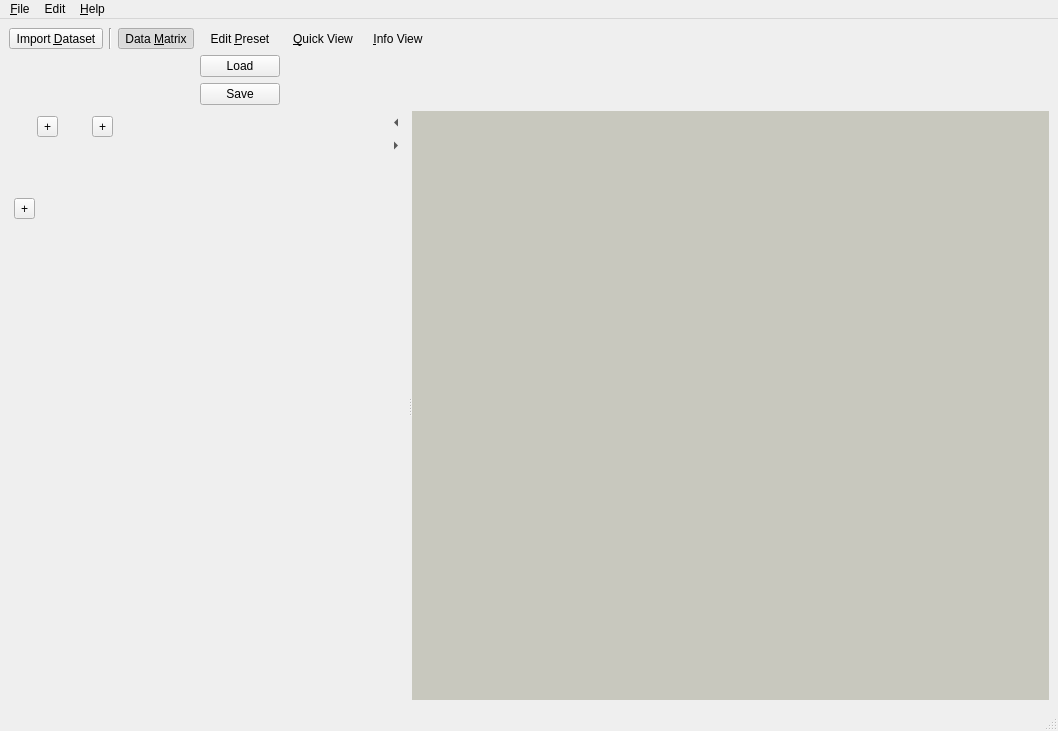
<?xml version="1.0" encoding="UTF-8"?>
<ui version="4.0">
 <class>MainWindow</class>
 <widget class="QMainWindow" name="MainWindow">
  <property name="geometry">
   <rect>
    <x>0</x>
    <y>0</y>
    <width>1058</width>
    <height>731</height>
   </rect>
  </property>
  <property name="windowTitle">
   <string>Shape-Out</string>
  </property>
  <widget class="QWidget" name="centralwidget">
   <layout class="QVBoxLayout" name="verticalLayout_2">
    <item>
     <layout class="QGridLayout" name="gridLayout">
      <property name="topMargin">
       <number>0</number>
      </property>
      <item row="1" column="3">
       <widget class="QPushButton" name="pushButton_preset_load">
        <property name="text">
         <string>Load</string>
        </property>
       </widget>
      </item>
      <item row="0" column="0">
       <widget class="QToolButton" name="toolButton_import">
        <property name="sizePolicy">
         <sizepolicy hsizetype="Preferred" vsizetype="Fixed">
          <horstretch>0</horstretch>
          <verstretch>0</verstretch>
         </sizepolicy>
        </property>
        <property name="text">
         <string>Import &amp;Dataset</string>
        </property>
       </widget>
      </item>
      <item row="0" column="3">
       <widget class="QToolButton" name="toolButton_preset">
        <property name="sizePolicy">
         <sizepolicy hsizetype="Preferred" vsizetype="Fixed">
          <horstretch>0</horstretch>
          <verstretch>0</verstretch>
         </sizepolicy>
        </property>
        <property name="text">
         <string>Edit &amp;Preset</string>
        </property>
        <property name="checkable">
         <bool>true</bool>
        </property>
        <property name="toolButtonStyle">
         <enum>Qt::ToolButtonTextBesideIcon</enum>
        </property>
        <property name="autoRaise">
         <bool>true</bool>
        </property>
        <property name="arrowType">
         <enum>Qt::NoArrow</enum>
        </property>
       </widget>
      </item>
      <item row="0" column="2">
       <widget class="QToolButton" name="toolButton_dm">
        <property name="text">
         <string>Data &amp;Matrix</string>
        </property>
        <property name="checkable">
         <bool>true</bool>
        </property>
        <property name="checked">
         <bool>true</bool>
        </property>
        <property name="autoRaise">
         <bool>true</bool>
        </property>
       </widget>
      </item>
      <item row="2" column="3">
       <widget class="QPushButton" name="pushButton_preset_save">
        <property name="text">
         <string>Save</string>
        </property>
       </widget>
      </item>
      <item row="0" column="1">
       <widget class="Line" name="line">
        <property name="orientation">
         <enum>Qt::Vertical</enum>
        </property>
       </widget>
      </item>
      <item row="0" column="4">
       <widget class="QToolButton" name="toolButton_quick_view">
        <property name="sizePolicy">
         <sizepolicy hsizetype="Preferred" vsizetype="Fixed">
          <horstretch>0</horstretch>
          <verstretch>0</verstretch>
         </sizepolicy>
        </property>
        <property name="text">
         <string>&amp;Quick View</string>
        </property>
        <property name="checkable">
         <bool>true</bool>
        </property>
        <property name="autoRaise">
         <bool>true</bool>
        </property>
       </widget>
      </item>
      <item row="0" column="5">
       <widget class="QToolButton" name="toolButton_info_view">
        <property name="text">
         <string>&amp;Info View</string>
        </property>
        <property name="checkable">
         <bool>true</bool>
        </property>
        <property name="autoRaise">
         <bool>true</bool>
        </property>
       </widget>
      </item>
      <item row="0" column="6">
       <spacer name="horizontalSpacer">
        <property name="orientation">
         <enum>Qt::Horizontal</enum>
        </property>
        <property name="sizeHint" stdset="0">
         <size>
          <width>40</width>
          <height>20</height>
         </size>
        </property>
       </spacer>
      </item>
     </layout>
    </item>
    <item>
     <widget class="QSplitter" name="splitter">
      <property name="sizePolicy">
       <sizepolicy hsizetype="Expanding" vsizetype="Expanding">
        <horstretch>0</horstretch>
        <verstretch>0</verstretch>
       </sizepolicy>
      </property>
      <property name="midLineWidth">
       <number>2</number>
      </property>
      <property name="orientation">
       <enum>Qt::Horizontal</enum>
      </property>
      <property name="childrenCollapsible">
       <bool>false</bool>
      </property>
      <widget class="QWidget" name="">
       <layout class="QHBoxLayout" name="horizontalLayout_2">
        <property name="spacing">
         <number>0</number>
        </property>
        <property name="sizeConstraint">
         <enum>QLayout::SetMinimumSize</enum>
        </property>
        <item>
         <layout class="QVBoxLayout" name="verticalLayout_3">
          <property name="spacing">
           <number>2</number>
          </property>
          <property name="sizeConstraint">
           <enum>QLayout::SetMinimumSize</enum>
          </property>
          <property name="leftMargin">
           <number>5</number>
          </property>
          <property name="topMargin">
           <number>5</number>
          </property>
          <property name="rightMargin">
           <number>5</number>
          </property>
          <property name="bottomMargin">
           <number>5</number>
          </property>
          <item>
           <widget class="QScrollArea" name="scrollArea_hide">
            <property name="sizePolicy">
             <sizepolicy hsizetype="Minimum" vsizetype="Minimum">
              <horstretch>0</horstretch>
              <verstretch>0</verstretch>
             </sizepolicy>
            </property>
            <property name="minimumSize">
             <size>
              <width>300</width>
              <height>0</height>
             </size>
            </property>
            <property name="frameShape">
             <enum>QFrame::NoFrame</enum>
            </property>
            <property name="frameShadow">
             <enum>QFrame::Plain</enum>
            </property>
            <property name="lineWidth">
             <number>0</number>
            </property>
            <property name="horizontalScrollBarPolicy">
             <enum>Qt::ScrollBarAsNeeded</enum>
            </property>
            <property name="sizeAdjustPolicy">
             <enum>QAbstractScrollArea::AdjustToContents</enum>
            </property>
            <property name="widgetResizable">
             <bool>true</bool>
            </property>
            <property name="alignment">
             <set>Qt::AlignLeading|Qt::AlignLeft|Qt::AlignTop</set>
            </property>
            <widget class="QWidget" name="scrollAreaWidgetContents">
             <property name="geometry">
              <rect>
               <x>0</x>
               <y>0</y>
               <width>105</width>
               <height>563</height>
              </rect>
             </property>
             <property name="sizePolicy">
              <sizepolicy hsizetype="Maximum" vsizetype="Preferred">
               <horstretch>0</horstretch>
               <verstretch>0</verstretch>
              </sizepolicy>
             </property>
             <layout class="QGridLayout" name="gridLayout_3">
              <property name="sizeConstraint">
               <enum>QLayout::SetNoConstraint</enum>
              </property>
              <property name="leftMargin">
               <number>0</number>
              </property>
              <property name="topMargin">
               <number>0</number>
              </property>
              <property name="rightMargin">
               <number>0</number>
              </property>
              <property name="bottomMargin">
               <number>0</number>
              </property>
              <property name="spacing">
               <number>2</number>
              </property>
              <item row="0" column="1" alignment="Qt::AlignTop">
               <widget class="QToolButton" name="toolButton_new_filter">
                <property name="toolTip">
                 <string>Add a new filter</string>
                </property>
                <property name="text">
                 <string>+</string>
                </property>
               </widget>
              </item>
              <item row="0" column="0">
               <widget class="DataMatrix" name="data_matrix" native="true">
                <property name="sizePolicy">
                 <sizepolicy hsizetype="MinimumExpanding" vsizetype="Minimum">
                  <horstretch>0</horstretch>
                  <verstretch>0</verstretch>
                 </sizepolicy>
                </property>
                <property name="minimumSize">
                 <size>
                  <width>20</width>
                  <height>80</height>
                 </size>
                </property>
               </widget>
              </item>
              <item row="1" column="0" alignment="Qt::AlignLeft">
               <widget class="QToolButton" name="toolButton_new_dataset">
                <property name="toolTip">
                 <string>Import a dataset</string>
                </property>
                <property name="text">
                 <string>+</string>
                </property>
               </widget>
              </item>
              <item row="0" column="2">
               <widget class="QWidget" name="plot_matrix" native="true">
                <property name="minimumSize">
                 <size>
                  <width>30</width>
                  <height>30</height>
                 </size>
                </property>
               </widget>
              </item>
              <item row="2" column="0">
               <spacer name="verticalSpacer">
                <property name="orientation">
                 <enum>Qt::Vertical</enum>
                </property>
                <property name="sizeHint" stdset="0">
                 <size>
                  <width>20</width>
                  <height>40</height>
                 </size>
                </property>
               </spacer>
              </item>
              <item row="0" column="3" alignment="Qt::AlignTop">
               <widget class="QToolButton" name="toolButton">
                <property name="text">
                 <string>+</string>
                </property>
               </widget>
              </item>
             </layout>
            </widget>
           </widget>
          </item>
         </layout>
        </item>
        <item>
         <layout class="QVBoxLayout" name="verticalLayout">
          <property name="spacing">
           <number>0</number>
          </property>
          <item>
           <widget class="QToolButton" name="toolButton_hide_dm">
            <property name="text">
             <string>&lt;</string>
            </property>
            <property name="autoRaise">
             <bool>true</bool>
            </property>
            <property name="arrowType">
             <enum>Qt::LeftArrow</enum>
            </property>
           </widget>
          </item>
          <item>
           <widget class="QToolButton" name="toolButton_show_dm">
            <property name="text">
             <string>...</string>
            </property>
            <property name="autoRaise">
             <bool>true</bool>
            </property>
            <property name="arrowType">
             <enum>Qt::RightArrow</enum>
            </property>
           </widget>
          </item>
          <item>
           <spacer name="verticalSpacer_2">
            <property name="orientation">
             <enum>Qt::Vertical</enum>
            </property>
            <property name="sizeHint" stdset="0">
             <size>
              <width>20</width>
              <height>40</height>
             </size>
            </property>
           </spacer>
          </item>
         </layout>
        </item>
       </layout>
      </widget>
      <widget class="QMdiArea" name="mdiArea">
       <property name="sizePolicy">
        <sizepolicy hsizetype="Expanding" vsizetype="Expanding">
         <horstretch>0</horstretch>
         <verstretch>0</verstretch>
        </sizepolicy>
       </property>
       <property name="lineWidth">
        <number>0</number>
       </property>
       <property name="verticalScrollBarPolicy">
        <enum>Qt::ScrollBarAsNeeded</enum>
       </property>
       <property name="horizontalScrollBarPolicy">
        <enum>Qt::ScrollBarAsNeeded</enum>
       </property>
       <property name="sizeAdjustPolicy">
        <enum>QAbstractScrollArea::AdjustIgnored</enum>
       </property>
       <property name="background">
        <brush brushstyle="SolidPattern">
         <color alpha="255">
          <red>200</red>
          <green>200</green>
          <blue>190</blue>
         </color>
        </brush>
       </property>
      </widget>
     </widget>
    </item>
   </layout>
  </widget>
  <widget class="QMenuBar" name="menubar">
   <property name="geometry">
    <rect>
     <x>0</x>
     <y>0</y>
     <width>1058</width>
     <height>22</height>
    </rect>
   </property>
   <widget class="QMenu" name="menu_File">
    <property name="title">
     <string>&amp;File</string>
    </property>
    <addaction name="action_Import_Dataset"/>
    <addaction name="separator"/>
    <addaction name="action_Open_Session"/>
    <addaction name="action_Save_Session"/>
    <addaction name="action_New_Session"/>
    <addaction name="action_Clear_Session"/>
    <addaction name="separator"/>
    <addaction name="action_Quit"/>
   </widget>
   <widget class="QMenu" name="menuEdit">
    <property name="title">
     <string>Edit</string>
    </property>
    <addaction name="action_Undo"/>
    <addaction name="action_Redo"/>
   </widget>
   <widget class="QMenu" name="menu_Help">
    <property name="title">
     <string>&amp;Help</string>
    </property>
    <addaction name="action_Documentation"/>
    <addaction name="action_Software"/>
    <addaction name="action_About"/>
   </widget>
   <addaction name="menu_File"/>
   <addaction name="menuEdit"/>
   <addaction name="menu_Help"/>
  </widget>
  <widget class="QStatusBar" name="statusbar"/>
  <action name="action_Import_Dataset">
   <property name="text">
    <string>&amp;Import Dataset</string>
   </property>
   <property name="shortcut">
    <string>Ctrl+I</string>
   </property>
  </action>
  <action name="action_Open_Session">
   <property name="text">
    <string>&amp;Open Session</string>
   </property>
   <property name="shortcut">
    <string>Ctrl+O</string>
   </property>
  </action>
  <action name="action_Save_Session">
   <property name="text">
    <string>&amp;Save Session</string>
   </property>
   <property name="shortcut">
    <string>Ctrl+S</string>
   </property>
  </action>
  <action name="action_New_Session">
   <property name="text">
    <string>&amp;New Session</string>
   </property>
   <property name="shortcut">
    <string>Ctrl+N</string>
   </property>
  </action>
  <action name="action_Clear_Session">
   <property name="text">
    <string>&amp;Clear Session</string>
   </property>
  </action>
  <action name="action_Undo">
   <property name="text">
    <string>Undo</string>
   </property>
   <property name="shortcut">
    <string>Ctrl+Z</string>
   </property>
  </action>
  <action name="action_Quit">
   <property name="text">
    <string>&amp;Quit</string>
   </property>
  </action>
  <action name="action_Documentation">
   <property name="text">
    <string>&amp;Documentation</string>
   </property>
  </action>
  <action name="action_Software">
   <property name="text">
    <string>&amp;Software</string>
   </property>
  </action>
  <action name="action_About">
   <property name="text">
    <string>&amp;About</string>
   </property>
  </action>
  <action name="action_Redo">
   <property name="text">
    <string>Redo</string>
   </property>
   <property name="shortcut">
    <string>Ctrl+Shift+Z</string>
   </property>
  </action>
 </widget>
 <customwidgets>
  <customwidget>
   <class>DataMatrix</class>
   <extends>QWidget</extends>
   <header>shapeout2.gui.matrix</header>
   <container>1</container>
  </customwidget>
 </customwidgets>
 <resources/>
 <connections>
  <connection>
   <sender>toolButton_hide_dm</sender>
   <signal>clicked()</signal>
   <receiver>toolButton_dm</receiver>
   <slot>click()</slot>
   <hints>
    <hint type="sourcelabel">
     <x>445</x>
     <y>150</y>
    </hint>
    <hint type="destinationlabel">
     <x>159</x>
     <y>43</y>
    </hint>
   </hints>
  </connection>
  <connection>
   <sender>toolButton_show_dm</sender>
   <signal>clicked()</signal>
   <receiver>toolButton_dm</receiver>
   <slot>click()</slot>
   <hints>
    <hint type="sourcelabel">
     <x>445</x>
     <y>173</y>
    </hint>
    <hint type="destinationlabel">
     <x>159</x>
     <y>43</y>
    </hint>
   </hints>
  </connection>
  <connection>
   <sender>toolButton_dm</sender>
   <signal>clicked(bool)</signal>
   <receiver>scrollArea_hide</receiver>
   <slot>setVisible(bool)</slot>
   <hints>
    <hint type="sourcelabel">
     <x>159</x>
     <y>43</y>
    </hint>
    <hint type="destinationlabel">
     <x>65</x>
     <y>333</y>
    </hint>
   </hints>
  </connection>
  <connection>
   <sender>toolButton_dm</sender>
   <signal>clicked(bool)</signal>
   <receiver>toolButton_hide_dm</receiver>
   <slot>setVisible(bool)</slot>
   <hints>
    <hint type="sourcelabel">
     <x>159</x>
     <y>43</y>
    </hint>
    <hint type="destinationlabel">
     <x>445</x>
     <y>150</y>
    </hint>
   </hints>
  </connection>
  <connection>
   <sender>toolButton_dm</sender>
   <signal>clicked(bool)</signal>
   <receiver>toolButton_show_dm</receiver>
   <slot>setHidden(bool)</slot>
   <hints>
    <hint type="sourcelabel">
     <x>159</x>
     <y>43</y>
    </hint>
    <hint type="destinationlabel">
     <x>445</x>
     <y>173</y>
    </hint>
   </hints>
  </connection>
  <connection>
   <sender>toolButton_preset</sender>
   <signal>clicked(bool)</signal>
   <receiver>pushButton_preset_load</receiver>
   <slot>setVisible(bool)</slot>
   <hints>
    <hint type="sourcelabel">
     <x>267</x>
     <y>43</y>
    </hint>
    <hint type="destinationlabel">
     <x>267</x>
     <y>74</y>
    </hint>
   </hints>
  </connection>
  <connection>
   <sender>toolButton_preset</sender>
   <signal>clicked(bool)</signal>
   <receiver>pushButton_preset_save</receiver>
   <slot>setVisible(bool)</slot>
   <hints>
    <hint type="sourcelabel">
     <x>267</x>
     <y>43</y>
    </hint>
    <hint type="destinationlabel">
     <x>267</x>
     <y>105</y>
    </hint>
   </hints>
  </connection>
  <connection>
   <sender>toolButton_import</sender>
   <signal>clicked()</signal>
   <receiver>action_Import_Dataset</receiver>
   <slot>trigger()</slot>
   <hints>
    <hint type="sourcelabel">
     <x>68</x>
     <y>43</y>
    </hint>
    <hint type="destinationlabel">
     <x>-1</x>
     <y>-1</y>
    </hint>
   </hints>
  </connection>
 </connections>
</ui>
